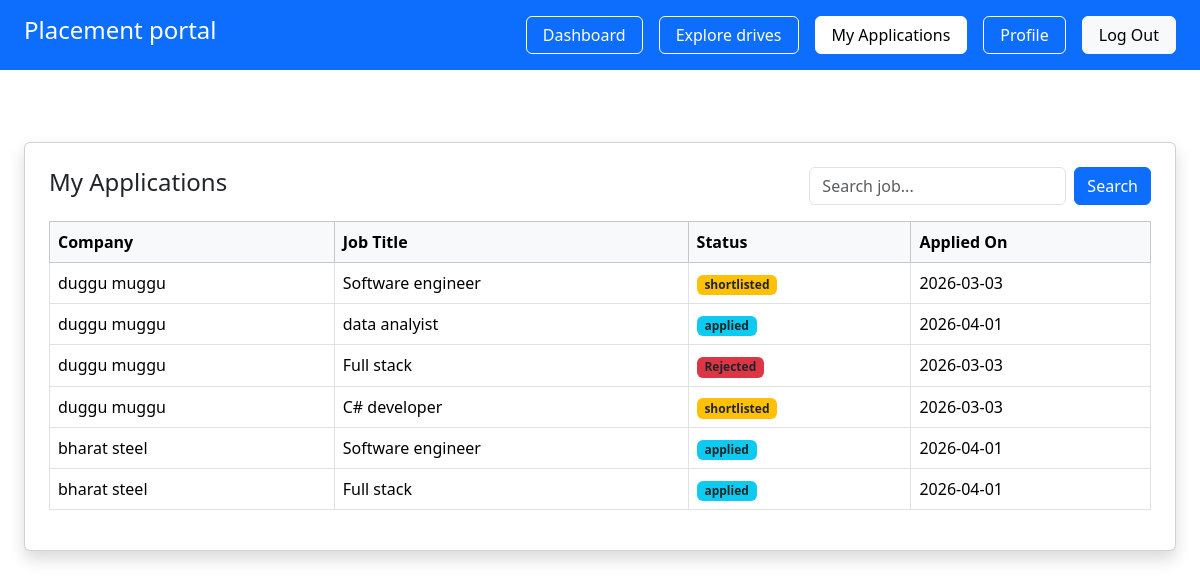
Page /student/application (signed in) on the committed database.
### app/models.py (models this page shows, shortened)
class Application(db.Model):
     __tablename__ = "applications"
     id = db.Column(db.Integer, primary_key=True)
     student_id = db.Column(db.Integer, db.ForeignKey("students.id"), nullable=False)
     drive_id =db.Column(db.Integer, db.ForeignKey("placement_drives.id"), nullable=False)
     applied_on =db.Column(db.DateTime, default=datetime.utcnow)
     status = db.Column(db.String(20), default="applied")
     student = db.relationship("Student", backref="applications")
     drive= db.relationship("PlacementDrive", backref="applications")
     __table_args__ = (
          db.UniqueConstraint("student_id","drive_id", name="unique_application"),
     )

class Company(db.Model):
     __tablename__ = "companies"
     id = db.Column(db.Integer, primary_key=True)
     user_id = db.Column(db.Integer, db.ForeignKey("users.id"), nullable=False)
     company_name = db.Column(db.String(150), nullable=False)
     hr_name = db.Column(db.String(100))
     website = db.Column(db.String(150))
     approval_status = db.Column(db.String(20), default="pending")
     is_blacklisted = db.Column(db.Boolean, default=False)
     user = db.relationship("User", backref=db.backref("company", uselist=False),uselist=False)

class PlacementDrive(db.Model):
     __tablename__ = "placement_drives"
     id = db.Column(db.Integer, primary_key=True)
     company_id = db.Column(db.Integer, db.ForeignKey("companies.id"), nullable=False)
     job_title = db.Column(db.String(150), nullable=False )
     description = db.Column(db.Text)
     eligibility= db.Column(db.String(200))
     deadline = db.Column(db.Date)
     status = db.Column(db.String(20) , default = 'pending')
     created_at  = db.Column(db.DateTime, default=datetime.utcnow)
     company= db.relationship('Company', backref='drives')

### app/student/routes.py (the view)
@student.route('/student/application')
@login_required
def application():
    if current_user.role != 'student':
        return "unauthorized", 403
    stu = Student.query.filter_by(user_id=current_user.id).first()
    search = request.args.get("search")
    if search:
        myapp = Application.query.join(PlacementDrive).filter(
            Application.student_id == stu.id,
            PlacementDrive.job_title.ilike(f"%{search}%")
        ).all()
    else:
        myapp = Application.query.filter_by(student_id=stu.id).all()
    return render_template(
        'student/navigator/application.html',
        myapp=myapp
    )

### app/__init__.py (called while the page is built)
@login_manager.user_loader
def load_user(user_id):
    from app.models import User
    return User.query.get(int(user_id))

### app/templates/student/navigator/application.html
{% extends 'base.html' %}
{% block content %}
<div class="p-4  bg-opacity-25 " >
<div class="card shadow p-4 mt-5">
    <div class="d-flex justify-content-between align-items-center">
        <h4>My Applications</h4>
        <form method="GET" class="d-flex">
            <input type="text" name="search"
            class="form-control me-2"
            placeholder="Search job..."
            value="{{ request.args.get('search','') }}">
            <button class="btn btn-primary">Search</button>
        </form>
    </div>
    {% if myapp %}
    <table class="table table-bordered table-hover mt-3">
        <thead class="table-light">
            <tr>
                <th>Company</th>
                <th>Job Title</th>
                <th>Status</th>
                <th>Applied On</th>
            </tr>
        </thead>
     <tbody>
        {% for app in myapp %}
         <tr>
               <td>{{ app.drive.company.company_name }}</td>
               <td>{{ app.drive.job_title }}</td>
          <td>
          {% if app.status == "selected" %}
               <span class="badge bg-success text-dark">Selected</span>
          {% elif app.status == "rejected" %}
               <span class="badge bg-danger text-dark">Rejected</span>
          {% elif app.status == "shortlisted" %}
               <span class="badge bg-warning text-dark">shortlisted</span>
          {% else %}
               <span class="badge bg-info text-dark">{{ app.status }}</span>
          {% endif %}
          </td>
          <td>{{ app.applied_on.strftime('%Y-%m-%d') }}</td>
       </tr>
     {% endfor %}
     </tbody>
    </table>
    {% else %}
        <div class="text-center p-4">
            <p class="text-muted">You haven't applied to any drives yet.</p>
        </div>
    {% endif %}
</div>
</div>
{% endblock %}

### rows in the picture
Application: drive.company.company_name "duggu muggu", drive.job_title "Software engineer", status "shortlisted", applied_on "2026-03-03"
Application: drive.company.company_name "duggu muggu", drive.job_title "data analyist", status "applied", applied_on "2026-04-01"
Application: drive.company.company_name "duggu muggu", drive.job_title "Full stack", status "Rejected", applied_on "2026-03-03"
Application: drive.company.company_name "duggu muggu", drive.job_title "C# developer", status "shortlisted", applied_on "2026-03-03"
Application: drive.company.company_name "bharat steel", drive.job_title "Software engineer", status "applied", applied_on "2026-04-01"
Application: drive.company.company_name "bharat steel", drive.job_title "Full stack", status "applied", applied_on "2026-04-01"
